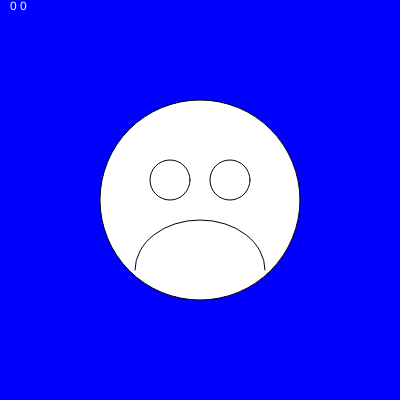
Frame 1 (no input)
Frame 60 (no input): identical to frame 1, image omitted
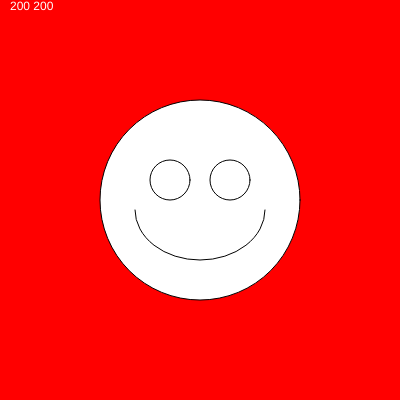
Frame 120 (the mouse pressed at the canvas centre since frame 60)

The p5.js sketch that drew these frames (run headless with seeded random() and noise() and a simulated clock; from frame 60 on, the mouse is pressed at the canvas centre):

// p5.js sketch
// ── sketch.js
function setup() {
  createCanvas(400, 400);
}

function draw() {

  // the background color
  if (mouseIsPressed) {
    background('red');
  } else {
    background('blue');
  }

 // this ellipse should be 200x200 pixels in the center of the screen
  ellipse(200, 200, 200, 200);

  // the mouth - smile if pressed, frown otherwise
  if (mouseIsPressed) {
    arc(200, 210, 130, 100, 0, PI); // smile - (this line is correct)
  } else {
    arc(200, 270, 130, 100, PI, 0) ; // frown

  }

  // the eyes
  ellipse(170, 180, 40, 40);
  ellipse(230, 180, 40, 40);


  fill('white');

    if (mouseIsPressed) {
        print("for debugging")
        }{

        text(mouseX + " " + mouseY, 10, 10); // print

}
}
